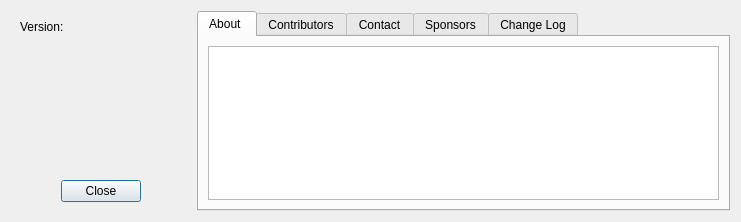
<?xml version="1.0" encoding="UTF-8"?>
<ui version="4.0">
 <author>Dr. Horst Düster</author>
 <class>dlgAbout</class>
 <widget class="QDialog" name="dlgAbout">
  <property name="geometry">
   <rect>
    <x>0</x>
    <y>0</y>
    <width>741</width>
    <height>222</height>
   </rect>
  </property>
  <property name="windowTitle">
   <string>About</string>
  </property>
  <layout class="QGridLayout" name="gridLayout">
   <item row="0" column="0">
    <widget class="QWidget" name="widget" native="true">
     <property name="minimumSize">
      <size>
       <width>0</width>
       <height>0</height>
      </size>
     </property>
     <property name="maximumSize">
      <size>
       <width>180</width>
       <height>16777215</height>
      </size>
     </property>
     <layout class="QVBoxLayout" name="verticalLayout">
      <item>
       <widget class="QLabel" name="lblVersion">
        <property name="maximumSize">
         <size>
          <width>16777215</width>
          <height>14</height>
         </size>
        </property>
        <property name="text">
         <string>Version:</string>
        </property>
       </widget>
      </item>
      <item>
       <spacer name="verticalSpacer">
        <property name="orientation">
         <enum>Qt::Vertical</enum>
        </property>
        <property name="sizeHint" stdset="0">
         <size>
          <width>20</width>
          <height>40</height>
         </size>
        </property>
       </spacer>
      </item>
      <item>
       <widget class="QDialogButtonBox" name="buttonBox">
        <property name="maximumSize">
         <size>
          <width>200</width>
          <height>16777215</height>
         </size>
        </property>
        <property name="orientation">
         <enum>Qt::Horizontal</enum>
        </property>
        <property name="standardButtons">
         <set>QDialogButtonBox::Close</set>
        </property>
        <property name="centerButtons">
         <bool>true</bool>
        </property>
       </widget>
      </item>
     </layout>
    </widget>
   </item>
   <item row="0" column="1">
    <widget class="QTabWidget" name="tabWidget">
     <property name="currentIndex">
      <number>0</number>
     </property>
     <widget class="QWidget" name="tab">
      <attribute name="title">
       <string>About </string>
      </attribute>
      <layout class="QGridLayout" name="gridLayout_2">
       <item row="0" column="0">
        <widget class="QTextEdit" name="memAbout">
         <property name="undoRedoEnabled">
          <bool>false</bool>
         </property>
         <property name="readOnly">
          <bool>true</bool>
         </property>
         <property name="textInteractionFlags">
          <set>Qt::LinksAccessibleByMouse|Qt::TextSelectableByMouse</set>
         </property>
        </widget>
       </item>
      </layout>
     </widget>
     <widget class="QWidget" name="tab_3">
      <attribute name="title">
       <string>Contributors</string>
      </attribute>
      <layout class="QGridLayout" name="gridLayout_3">
       <item row="0" column="0">
        <widget class="QTextEdit" name="memContrib">
         <property name="undoRedoEnabled">
          <bool>false</bool>
         </property>
         <property name="readOnly">
          <bool>true</bool>
         </property>
         <property name="textInteractionFlags">
          <set>Qt::LinksAccessibleByMouse|Qt::TextSelectableByMouse</set>
         </property>
        </widget>
       </item>
      </layout>
     </widget>
     <widget class="QWidget" name="tab_2">
      <attribute name="title">
       <string>Contact</string>
      </attribute>
      <layout class="QGridLayout" name="gridLayout_4">
       <item row="0" column="0">
        <widget class="QTextEdit" name="memAcknowl">
         <property name="undoRedoEnabled">
          <bool>false</bool>
         </property>
         <property name="readOnly">
          <bool>true</bool>
         </property>
         <property name="textInteractionFlags">
          <set>Qt::LinksAccessibleByMouse|Qt::TextSelectableByMouse</set>
         </property>
        </widget>
       </item>
      </layout>
     </widget>
     <widget class="QWidget" name="tab_5">
      <attribute name="title">
       <string>Sponsors</string>
      </attribute>
      <layout class="QGridLayout" name="gridLayout_6">
       <item row="0" column="0">
        <widget class="QTextEdit" name="memSponsor"/>
       </item>
      </layout>
     </widget>
     <widget class="QWidget" name="tab_4">
      <attribute name="title">
       <string>Change Log</string>
      </attribute>
      <layout class="QGridLayout" name="gridLayout_5">
       <item row="0" column="0">
        <widget class="QTextEdit" name="memChangeLog">
         <property name="undoRedoEnabled">
          <bool>false</bool>
         </property>
         <property name="readOnly">
          <bool>true</bool>
         </property>
         <property name="textInteractionFlags">
          <set>Qt::LinksAccessibleByMouse|Qt::TextSelectableByMouse</set>
         </property>
        </widget>
       </item>
      </layout>
     </widget>
    </widget>
   </item>
  </layout>
 </widget>
 <resources/>
 <connections>
  <connection>
   <sender>buttonBox</sender>
   <signal>accepted()</signal>
   <receiver>dlgAbout</receiver>
   <slot>accept()</slot>
   <hints>
    <hint type="sourcelabel">
     <x>248</x>
     <y>254</y>
    </hint>
    <hint type="destinationlabel">
     <x>157</x>
     <y>274</y>
    </hint>
   </hints>
  </connection>
  <connection>
   <sender>buttonBox</sender>
   <signal>rejected()</signal>
   <receiver>dlgAbout</receiver>
   <slot>reject()</slot>
   <hints>
    <hint type="sourcelabel">
     <x>316</x>
     <y>260</y>
    </hint>
    <hint type="destinationlabel">
     <x>286</x>
     <y>274</y>
    </hint>
   </hints>
  </connection>
 </connections>
</ui>
